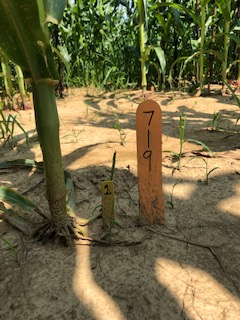
#> input picture ComputerVisionStuff/Orange Marker Test.jpg, 240 x 320 px, given in place of CORN FIELD.MOV, which was not available
$ python 'Video Analyzation Code Foundation.py'
#> lines starting #> are read from the running program, lines starting #| are printed output that depends on the picture; after the words box and inside, x2 and y2 are one past the last pixel; in counts of white or black regions, pixels touching at a corner belong together; pictures that were not available may be replaced by others from this repository, and a replacement may not be noted
# importing the module
import cv2
import imutils
from imutils import paths
import numpy as np
from PIL import Image
import PIL.ImageOps
from PIL import ImageGrab
import moviepy.editor as mp


def Average(lst):
     return sum(lst) / len(lst)

# reading the video
source = cv2.VideoCapture('CORN FIELD.MOV')

# running the loop
while True:

    # extracting the frames
    ret, image = source.read()
#> image is the input picture: shape (320, 240, 3); mean B, G, R 66.1, 102.9, 111.7

    # converting to gray-scale
    #gray = cv2.cvtColor(img, cv2.COLOR_BGR2GRAY)
    hsv = cv2.cvtColor(image, cv2.COLOR_BGR2HSV)
#> hsv: shape (320, 240, 3); mean H, S, V 26.8, 120.5, 116.1
    # Defining lower and upper bound HSV values
    lower1 = np.array([160, 10, 0])
    upper1 = np.array([170, 255, 255])

    lower2 = np.array([10, 10, 0])
    upper2 = np.array([20, 255, 255])


    # Defining mask for detecting color
    lowermask = cv2.inRange(hsv, lower1, upper1)
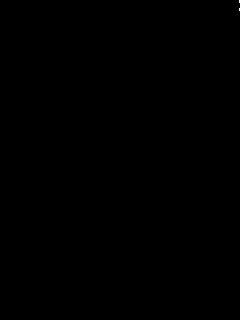
#> lowermask: shape (320, 240); 0.01% white in thin lines or dots, all inside (x1, y1, x2, y2) = (239, 0, 240, 11)
    uppermask = cv2.inRange(hsv, lower2, upper2)
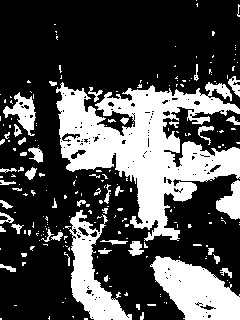
#> uppermask: shape (320, 240); 30.8% white; 224 white regions (177 under 20 px), largest, box (x1, y1, x2, y2) and area: (56, 82, 240, 241) 13307, (150, 256, 240, 320) 3509, (69, 210, 132, 320) 2697
    mask = lowermask + uppermask;
    #cv2.imshow('Mask', mask)

    ret,gray = cv2.threshold(mask,127,255,cv2.THRESH_BINARY)
    img = cv2.resize(image, (700, 600))
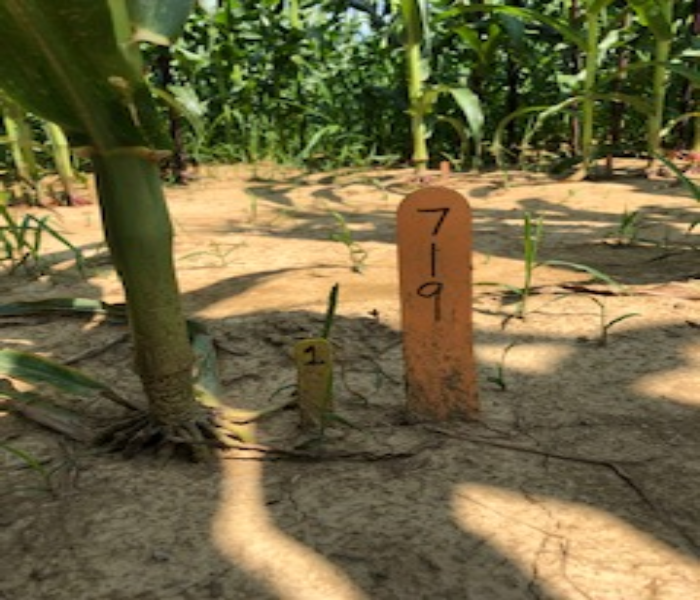
#> img: shape (600, 700, 3); mean B, G, R 66, 102.7, 111.6
    gray = cv2.bitwise_not(gray)
    gray = cv2.GaussianBlur(mask, (5, 5), cv2.BORDER_DEFAULT)
    #cv2.imshow('gray', gray)
    edged = cv2.Canny(gray, 50, 200,L2gradient=True)
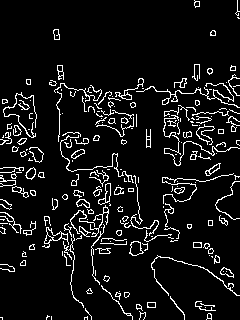
#> edged: shape (320, 240); 8.1% white in thin lines or dots
    #find the contours in the edged image and keep the largest one;
    #we'll assume that this is our target in the image
    cnts = cv2.findContours(mask.copy(), cv2.RETR_LIST, cv2.CHAIN_APPROX_SIMPLE)
#> cnts = 394 contours, 349 with area under 20; largest, box (x1, y1, x2, y2) and area: (56, 82, 240, 241) 12998, (150, 256, 240, 320) 3456, (69, 210, 132, 320) 2644, (3, 92, 36, 136) 581, (216, 180, 240, 220) 498
    cnts = imutils.grab_contours(cnts)
    c = max(cnts, key = cv2.contourArea)
#> c = contour of 920 points, box (x1, y1, x2, y2) (56, 82, 240, 241), area 12998
    # displaying the video
    #gray = mp.VideoFileClip(gray)
    #gray_resized = clip.resize(height=360)
    gray = cv2.resize(gray, (700, 600))
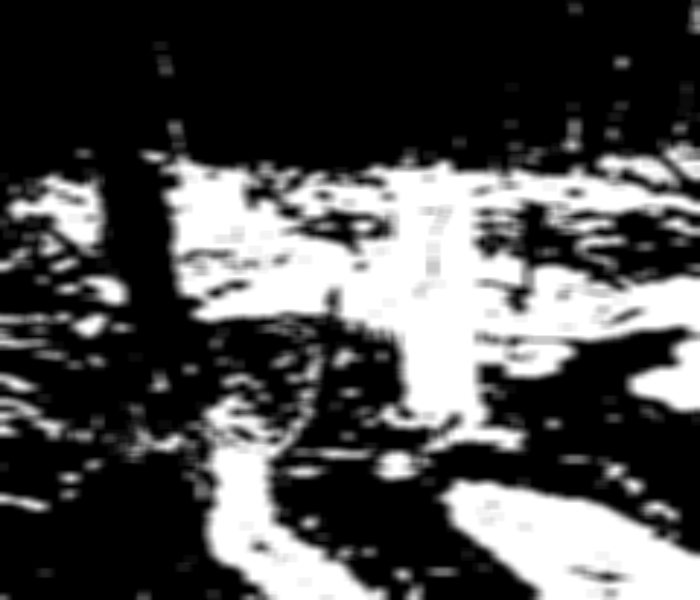
#> gray: shape (600, 700); min 0, max 255, mean 78.4
    gray = cv2.rotate(gray, cv2.ROTATE_180)
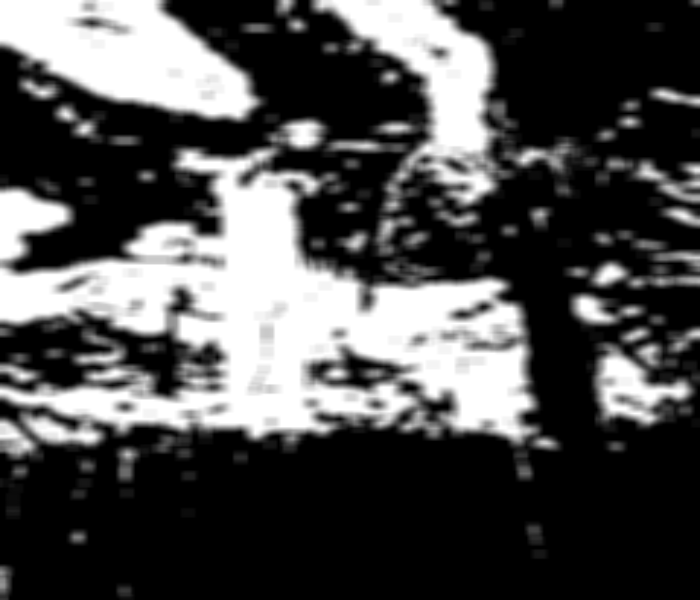
#> gray: shape (600, 700); min 0, max 255, mean 78.4

    indices = np.where(gray == [255])
#> indices = 58147 positions, rows 0 to 437, columns 0 to 678

    coordinates = indices[0]
    #print(coordinates)
    x_marker = int(Average(coordinates))
#> x_marker = 223

    #black
    cv2.line(gray, (x_marker,0), (x_marker,700), (5,255,100), 5)
    #gray
    cv2.line(gray, (350,0), (350,700), (120,255,100), 5)
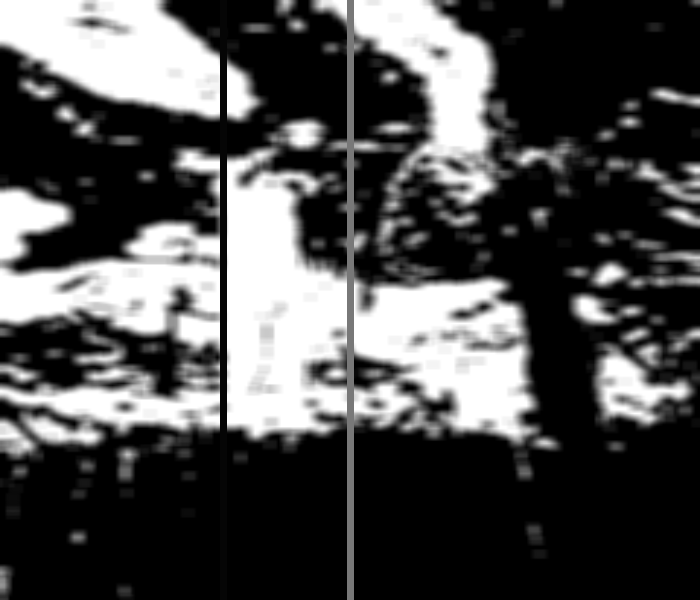
#> gray: shape (600, 700); min 0, max 255, mean 77.7
    #cv2.imshow('Target', mask)

    if x_marker > 350:
        print('TURN RIGHT')
    else:
        print('TURN LEFT')
    #cv2.waitKey(0)


    cv2.imshow("Live", gray)

    # exiting the loop
    key = cv2.waitKey(1)
#> (key q is pressed here)
    if key == ord("q"):
        break
